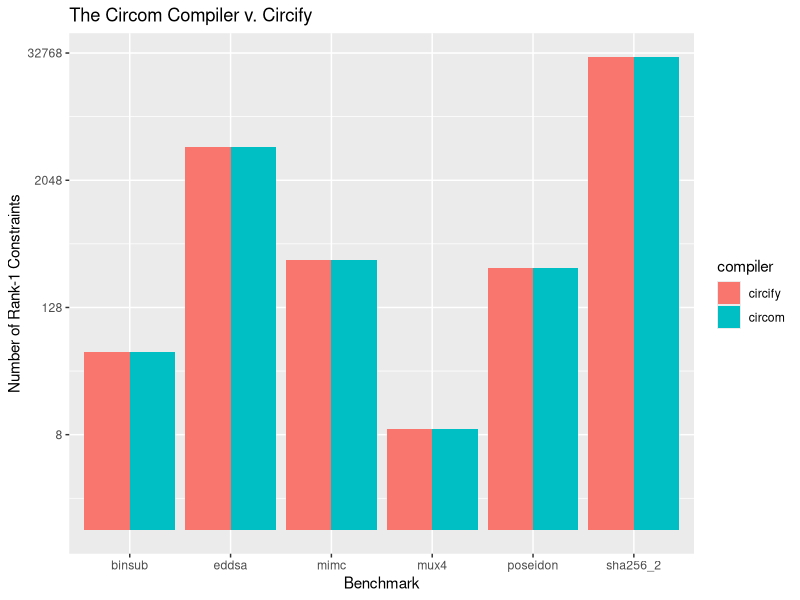
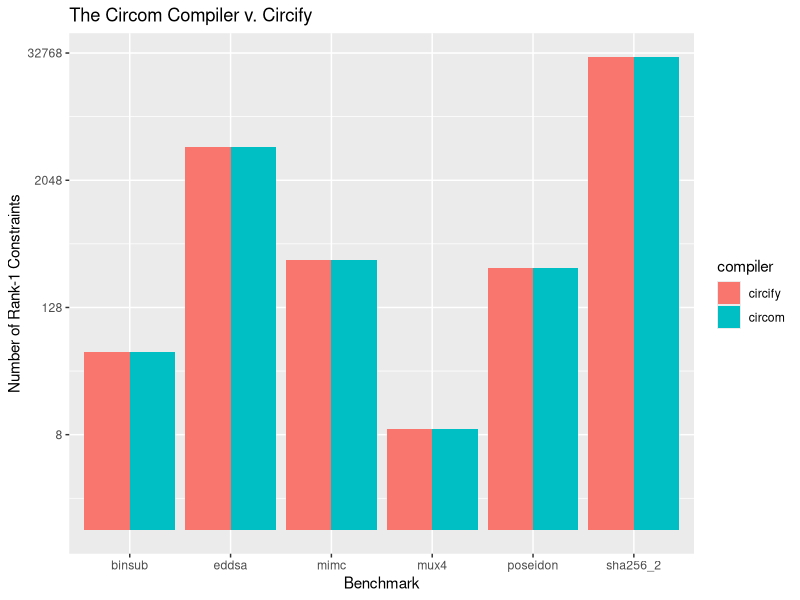

Here is the R script that generated these plots, in order:
library(tidyverse)

d <- read_csv("results.csv")
print(d)
ggplot(data = d) +
  geom_bar(aes(x = benchmark, y = constraints, fill = compiler), stat = "identity", position = position_dodge()) +
  scale_y_continuous(trans="log2") +
  labs(x = "Benchmark",
       y = "Number of Rank-1 Constraints",
       title = "The Circom Compiler v. Circify")
ggsave("results.png", width = 6, height = 4, units = "in")